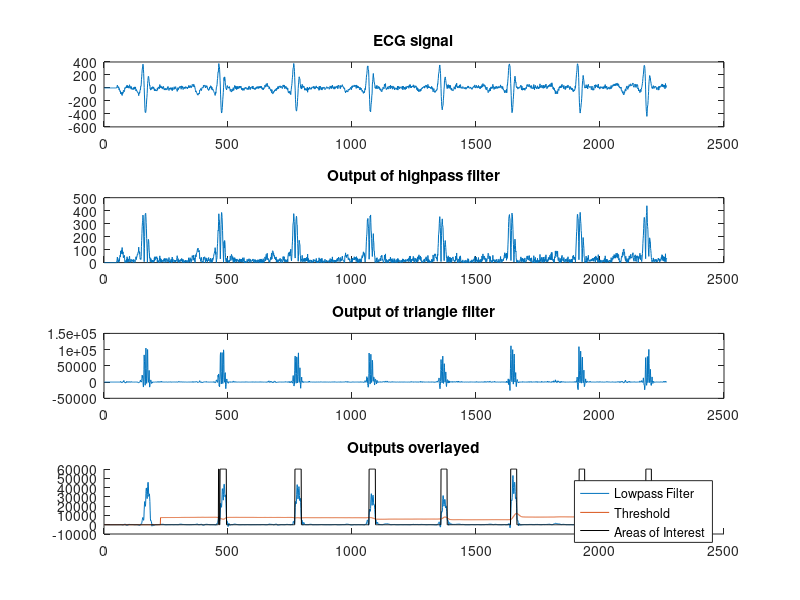

Reproduce this figure in MATLAB.
% Load data
data = csvread('output.csv');

% Extract columns into variables
ecg = data(:,1);
y = data(:,2);
t = data(:,3);
l = data(:,4);
th = data(:,5);
aoi = data(:,6)*60000;

% Create a new figure
figure

% Subplot for ECG signal
subplot(4,1,1);
plot(ecg);
title('ECG signal');

% Subplot for output of highpass filter
subplot(4,1,2);
plot(y);
title('Output of highpass filter');

% Subplot for output of triangle filter
subplot(4,1,3);
plot(t);
title('Output of triangle filter');

% Subplot for output of lowpass filter, threshold, and areas of interest
subplot(4,1,4);
hold on; % This allows multiple plots on the same axes
plot(l);
plot(th);
plot(aoi,'k');
hold off;
legend('Lowpass Filter', 'Threshold', 'Areas of Interest');
title('Outputs overlayed');
